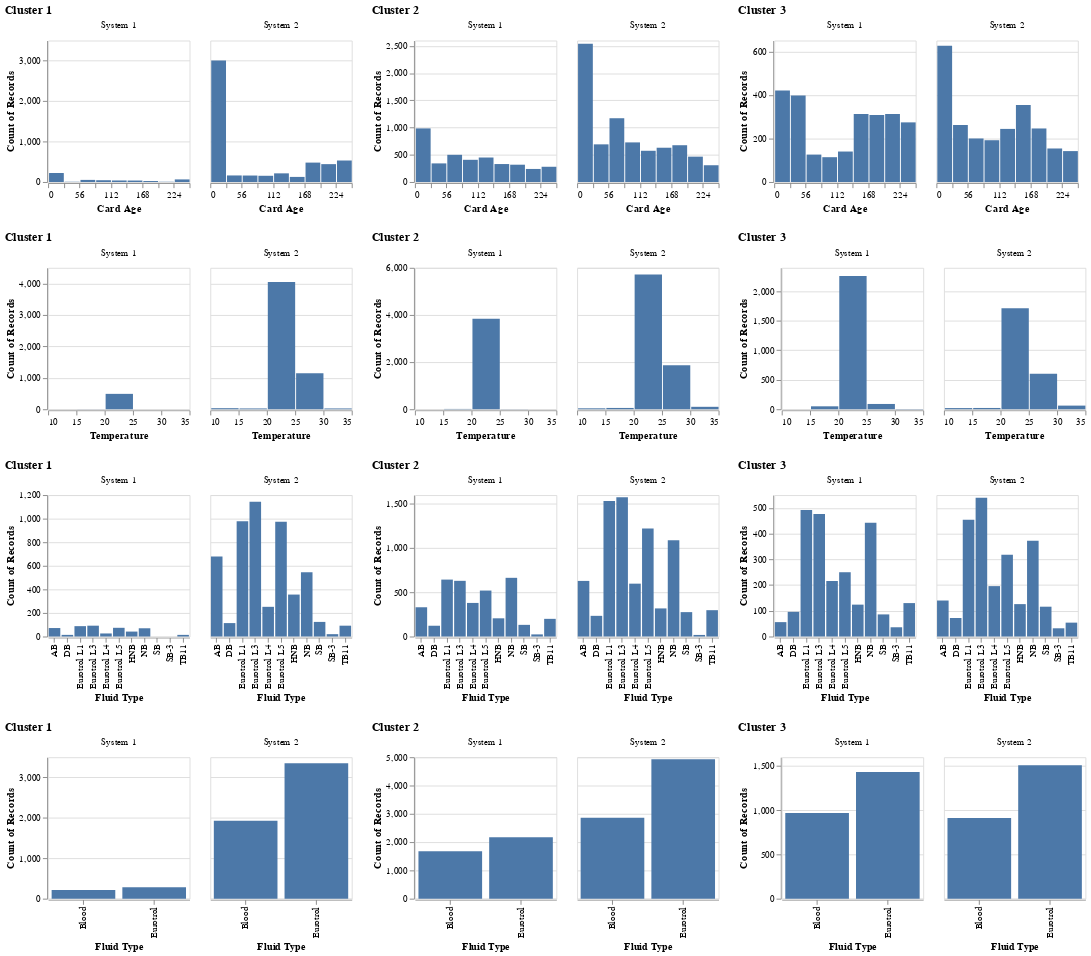

This figure's notebook cell:
### Code cell
# Plot the feature distribution
plot_sensor_data(B_cal_window_zero, y_pred)
